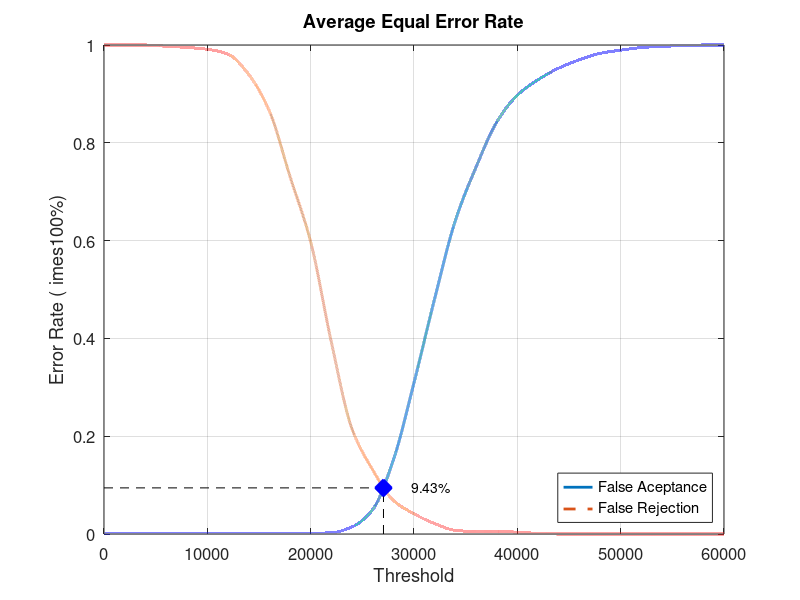
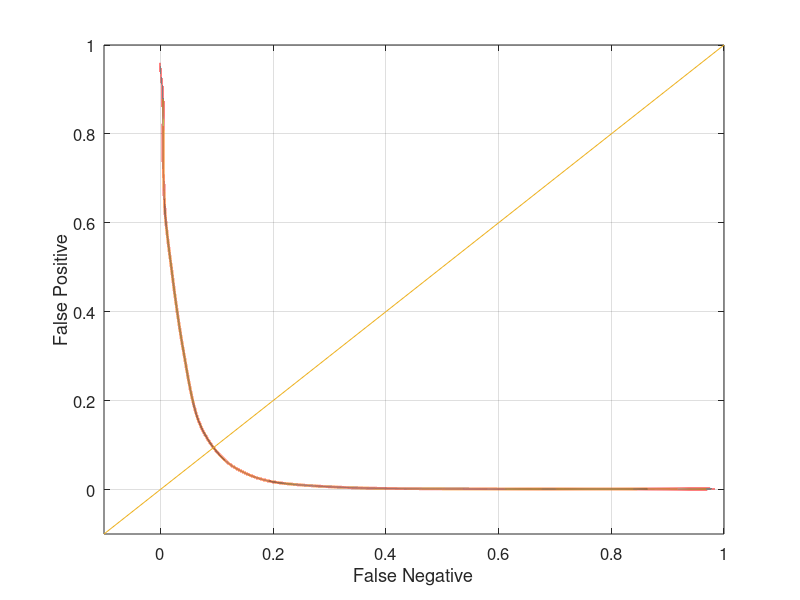

The MATLAB source for these figures, in order:
close all;
clear;
clc;
x = 0:2000:60000;
xq = 0:0.5:60000;

y0 = [0 0.00131579 0.00131579 0.00131579 0.00131579 0.00131579 0.00131579 0.00131579 0.00131579 0.00131579 0.00131579 0.00263158 0.0144737 0.05 0.151316 0.309211 0.481579 0.640789 0.75 0.842105 0.897368 0.928947 0.952632 0.969737 0.982895 0.989474 0.994737 0.997368 0.998684 1 1]
yy0 = interp1(x, y0, xq, 'pchip');
y1 = [1 1 1 0.9975 0.995 0.99125 0.98125 0.94 0.865 0.73125 0.5975 0.3925 0.215 0.13125 0.06875 0.04125 0.02125 0.0075 0.005 0.005 0.00375 0.00125 0 0 0 0 0 0 0 0 0]
yy1 = interp1(x, y1, xq, 'pchip');

% Calculating EER: 
y2 = abs(y0 - y1);
find(y2 == min(y2))
yy2 = abs(yy0 - yy1);
xEER = find(yy2 == min(yy2));
xEERIndex = xq(xEER) % X-axis EER
yEER = yy0(xEER) % Y-axis EER

main = figure
plot(xq, yy0,'-','LineWidth', 2);	hold on
plot(xq, yy1,'--','LineWidth', 2);	hold on
plot([xEERIndex xEERIndex], [0 yEER], 'k--');	hold on
plot([0 xEERIndex], [yEER yEER], 'k--');	hold on
plot(xEERIndex, yEER, 'bx', 'LineWidth', 10);	hold on
text(xEERIndex + 10 * xEERIndex / 100, yEER, [num2str(round((10000 * yEER)) / 100) '%'])
legend('False Aceptance', 'False Rejection', 'Location', 'SouthEast')
xlabel('Threshold')
ylabel('Error Rate (	imes100%)')
title('Average Equal Error Rate')
set(gca, 'FontSize', 12)
axis([0 60000 0 1])
grid on

print(main, 'Experiment4AverageMain', '-dpng');
FNRxFPR = figure('Color', [1 1 1]);
plot(yy1, yy0, '-', yy1, yy0, 'LineWidth', 2);
hold on
y = -0.1:0.1:1
plot(y, y); 
set(gca, 'FontSize', 12)
xlabel('False Negative')
ylabel('False Positive')
axis([-0.1 1 -0.1 1])
set(gca, 'FontSize', 12)
grid on

print(FNRxFPR, 'Experiment4AverageFNRxFPR','-dpng');
